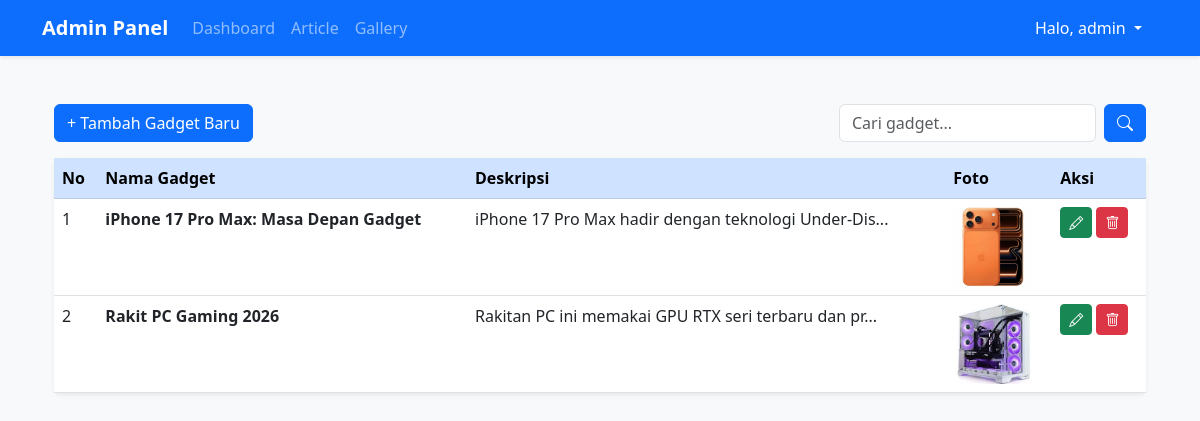
Screenshot of /admin.php?page=article (signed in) with the database file from the repository.
### tables this page shows
CREATE TABLE `article` (
  `id` int(11) NOT NULL,
  `judul` text DEFAULT NULL,
  `isi` text DEFAULT NULL,
  `gambar` text DEFAULT NULL,
  `tanggal` date DEFAULT NULL,
  `username` varchar(50) DEFAULT NULL
);

### article.php (the view)
<?php
include "connect.php";
$sql = "SELECT * FROM article ORDER BY tanggal DESC";
$query = mysqli_query($conn, $sql);
?>
<div class="container-fluid mt-4">
    <div class="d-flex justify-content-between mb-3">
        <button class="btn btn-primary">+ Tambah Gadget Baru</button>
        <div class="d-flex">
            <input type="text" class="form-control me-2" placeholder="Cari gadget...">
            <button class="btn btn-primary"><i class="bi bi-search"></i></button>
        </div>
    </div>
    <table class="table table-hover bg-white shadow-sm rounded">
        <thead class="table-primary">
            <tr>
                <th>No</th>
                <th>Nama Gadget</th> <th>Deskripsi</th>  <th>Foto</th>       <th>Aksi</th>
            </tr>
        </thead>
        <tbody>
            <?php
            $no = 1;
            while($row = mysqli_fetch_assoc($query)):
            ?>
            <tr>
                <td><?= $no++; ?></td>
                <td><b><?= $row['judul']; ?></b></td> <td><?= substr($row['isi'], 0, 50); ?>...</td> <td>
                    <img src="img/<?= $row['gambar']; ?>" width="80" class="rounded">
                </td>
                <td>
                    <button class="btn btn-success btn-sm"><i class="bi bi-pencil"></i></button>
                    <button class="btn btn-danger btn-sm"><i class="bi bi-trash"></i></button>
                </td>
            </tr>
            <?php endwhile; ?>
        </tbody>
    </table>
</div>

### admin.php (shortened to what this page needs)
<!DOCTYPE html>
<html lang="en">
<head>
    <link href="https://cdn.jsdelivr.net/npm/bootstrap@5.3.0/dist/css/bootstrap.min.css" rel="stylesheet">
    <link rel="stylesheet" href="https://cdn.jsdelivr.net/npm/bootstrap-icons@1.11.1/font/bootstrap-icons.css">
</head>
<body class="bg-light">
    <nav class="navbar navbar-expand-lg navbar-dark bg-primary shadow-sm">
        <div class="container">
            <a class="navbar-brand fw-bold" href="admin.php">Admin Panel</a>
            <div class="collapse navbar-collapse" id="navbarNav">
                <div class="navbar-nav me-auto">
                    <a class="nav-link" href="admin.php?page=dashboard">Dashboard</a>
                    <a class="nav-link" href="admin.php?page=article">Article</a>
                    <a class="nav-link" href="admin.php?page=gallery">Gallery</a>
                </div>
                <div class="d-flex align-items-center">
                    <div class="dropdown me-3">
                        <a class="nav-link dropdown-toggle text-white" href="#" role="button" data-bs-toggle="dropdown">
                            Halo, <?= $_SESSION['username']; ?>
                        </a>
            </div>
        </div>
    </nav>
    <div class="container mt-5">
        <?php
        $page = isset($_GET['page']) ? $_GET['page'] : 'dashboard';
        if (file_exists($page . ".php")) {
            include($page . ".php");
        } else {
            echo "<div class='alert alert-warning shadow-sm'>Halaman <b>$page.php</b> Belum Upload </div>";
        }
        ?>
    </div>
</body>
</html>

### rows the page displays
article: judul "iPhone 17 Pro Max: Masa Depan Gadget", isi "iPhone 17 Pro Max hadir dengan teknologi Under-Dis", gambar (picture)
article: judul "Rakit PC Gaming 2026", isi "Rakitan PC ini memakai GPU RTX seri terbaru dan pr", gambar (picture)

### other values shown
$_SESSION['username'] "admin"
